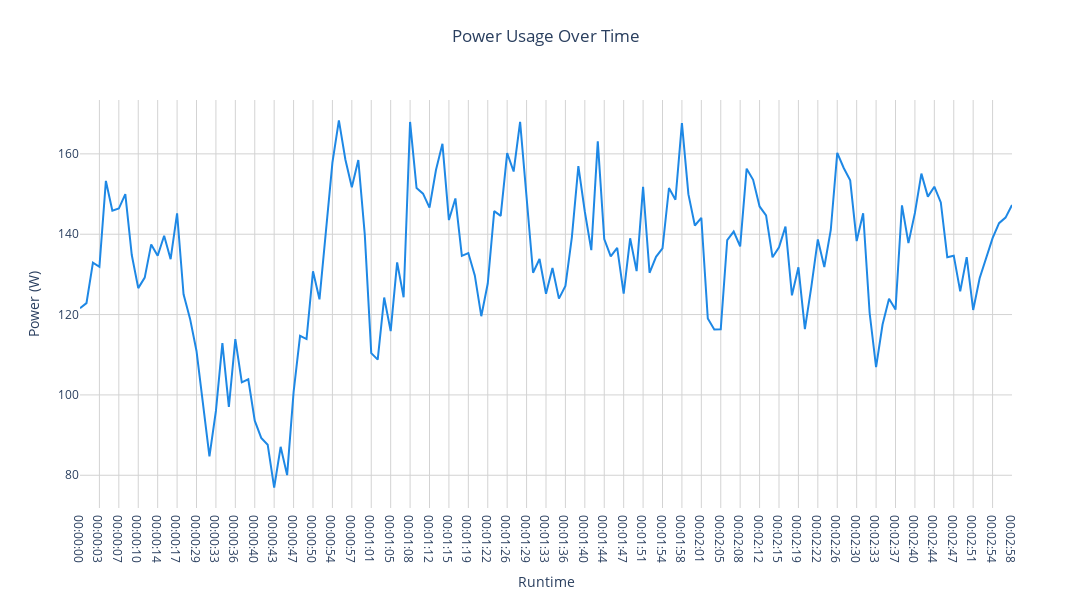

Notebook cell for this chart:
### Code cell
import pandas as pd
import plotly.graph_objects as go

# Read the CSV file
# df = pd.read_csv('data/power_data_2024-11-06_20.54.csv')


df = pd.read_csv('data/power_data_2024-11-06_21.24.csv')


# Create the plot
fig = go.Figure()

# Define colors for different states
state_colors = {
    'RUNNING': '#1E88E5',  # Blue for running
    'PREPARE': '#FF5733'   # Orange for prepare
}

# Add the power trace with color based on state
for state in df['State'].unique():
    state_df = df[df['State'] == state]
    fig.add_trace(
        go.Scatter(
            x=state_df['Runtime'],
            y=state_df['Power (W)'],
            name=f'Power - {state}',
            mode='lines',
            line=dict(color=state_colors.get(state, '#1E88E5'), width=2)
        )
    )

# Update the layout
fig.update_layout(
    title={
        'text': 'Power Usage Over Time',
        'y':0.95,
        'x':0.5,
        'xanchor': 'center',
        'yanchor': 'top'
    },
    xaxis_title='Runtime',
    yaxis_title='Power (W)',
    template='plotly_white',
    hovermode='x unified',
    width=1200,
    height=600,
)

# Add gridlines
fig.update_xaxes(showgrid=True, gridwidth=1, gridcolor='LightGray')
fig.update_yaxes(showgrid=True, gridwidth=1, gridcolor='LightGray')

# Show the plot
fig.show()

# Optionally, save the plot as HTML
fig.write_html("power_analysis.html")

### Figure 1 — Plotly figure (JSON) as saved in the notebook; plotly's stock layout.template omitted (floating-point values rounded to 4 significant figures; data arrays with more than 128 entries replaced by an {"elided": "..."} marker saying what was removed)
{"data": [{"line": {"color": "#1E88E5", "width": 2}, "mode": "lines", "name": "Power - RUNNING", "type": "scatter", "x": {"elided": "145 str values"}, "y": {"elided": "145 float values"}}], "layout": {"height": 600, "hovermode": "x unified", "title": {"text": "Power Usage Over Time", "x": 0.5, "xanchor": "center", "y": 0.95, "yanchor": "top"}, "width": 1200, "xaxis": {"gridcolor": "LightGray", "gridwidth": 1, "showgrid": true, "title": {"text": "Runtime"}}, "yaxis": {"gridcolor": "LightGray", "gridwidth": 1, "showgrid": true, "title": {"text": "Power (W)"}}}}
